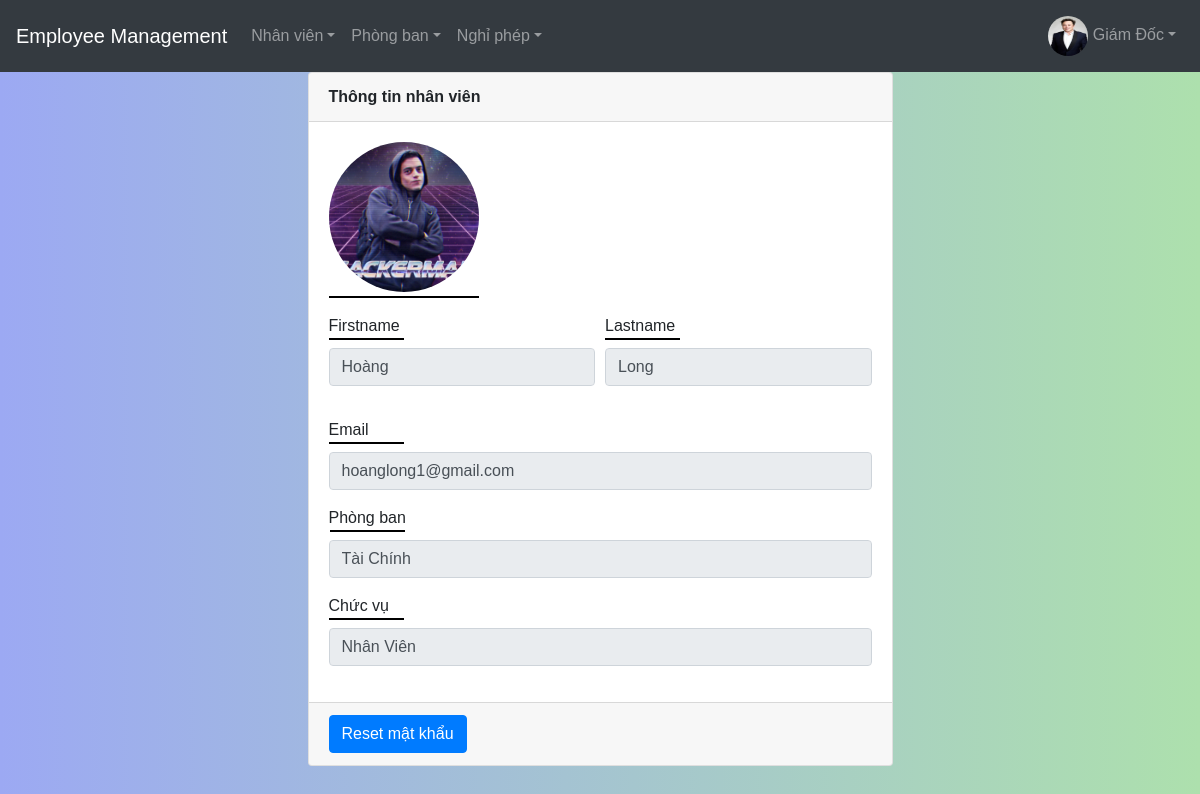
The page /source/employee-profile.php?email=hoanglong1@gmail.com (signed in) on the database its author committed.
### tables this page shows
CREATE TABLE `nhanvien` (
  `userName` varchar(255) NOT NULL,
  `firstName` varchar(255) NOT NULL,
  `lastName` varchar(255) NOT NULL,
  `email` varchar(255) NOT NULL,
  `pwd` varchar(255) NOT NULL,
  `phongBan` varchar(255) NOT NULL,
  `chucVu` varchar(255) NOT NULL,
  `activated` bit(1) DEFAULT b'0',
  `avatar` text NOT NULL
);

### source/employee-profile.php (the view, shortened to what this page needs)
<!DOCTYPE html>
<html lang="en">
<head>
	<link rel="stylesheet" href="https://maxcdn.bootstrapcdn.com/bootstrap/4.5.2/css/bootstrap.min.css">
	<link rel="stylesheet" href="./style.css">
</head>
<body>
    <?php
      require_once('./db/db.php');
      require_once('./nav/admin-nav.php');
      $email = $_GET['email'];
      $sql = "SELECT * from `nhanvien` WHERE `email` = ?";
      $stm = $conn->prepare($sql);
      $stm->bind_param("s", $email);
      if (!$stm->execute()) {
          die('Không tìm thấy' . $stm->error);
      }
      $result = $stm->get_result();
      $data = $result->fetch_assoc();
      $avatar = $data['avatar'];
      $firstName = $data['firstName'];
      $lastName = $data['lastName'];
      $email = $data['email'];
      $chucVu = $data['chucVu'];
      $phongBan = $data['phongBan'];
    ?>
    <div id="my-profile" class="container-fluid">
      <div id="inner">
        <div class="card mx-auto">
            <div class="card-header font-weight-bold font-size-lg">Thông tin nhân viên</div>
            <div class="card-body">
                <form action="">
                    <div class="avatar mb-3">
                        <img src="./<?= $avatar ?>" alt="avatar">
                    </div>
                    <div class="form-group form-row">
                    <div class="form-group col-md-6">
                        <label for="firstname">Firstname</label>
                        <input readonly value="<?= $firstName?>" name="firstname" class="form-control" type="text" placeholder="First name" id="firstname">
                    </div>
                    <div class="form-group col-md-6">
                        <label for="lastname">Lastname</label>
                        <input readonly value="<?= $lastName?>" name="lastname" class="form-control" type="text" placeholder="Last name" id="lastname">
                    </div>
                </div>
                <div class="form-group">
                  <label for="email">Email</label>
                  <input
                    readonly
                    type="email"
                    value="<?= $email ?>"
                    name="email"
                    id="email"
                    class="form-control"
                  />
                </div>
                <div class="form-group">
                  <label for="phongban">Phòng ban</label>
                  <input
                    readonly
                    type="text"
                    value="<?= $phongBan ?>"
                    name="phongban"
                    id="phongban"
                    class="form-control"
                  />
                </div>
                <div class="form-group">
                  <label for="chucvu">Chức vụ</label>
                  <input
                    readonly
                    type="text"
                    value="<?= $chucVu ?>"
                    name="chucvu"
                    id="chucvu"
                    class="form-control"
                  />
                </div>
                    </form>
                </div>
            <div class="card-footer">
                <a href="./process/reset-password.php?email=<?=$data['email']?>"><button onclick="return confirmReset()"; class="btn btn-primary">Reset mật khẩu</button></a>
            </div>
</div>
      </div>
    </div>
</body>
</html>

### source/nav/admin-nav.php (shortened to what this page needs)
<div id="header">
      <?php
        require_once('./db/db.php');
        $email = $_SESSION['email'];
        $sql = "SELECT * from `nhanvien` WHERE `email` = ?";
        $stm = $conn->prepare($sql);
        $stm->bind_param("s", $email);
        if (!$stm->execute()) {
            die('Không tìm thấy' . $stm->error);
        }
        $result = $stm->get_result();
        $data = $result->fetch_assoc();
        $avatar = $data['avatar'];
      ?>
      <nav class="navbar navbar-expand-md bg-dark navbar-dark">
        <a class="navbar-brand" href="./index.php">Employee Management</a>
        <div class="collapse navbar-collapse" id="collapsibleNavbar">
          <ul class="navbar-nav">
            <div class="nav-item dropdown">
              <a href="#" data-toggle="dropdown" class="nav-link dropdown-toggle user-action">Nhân viên</a>
            </div>
            <div class="nav-item dropdown">
              <a href="#" data-toggle="dropdown" class="nav-link dropdown-toggle user-action">Phòng ban</a>
            </div>
            <div class="nav-item dropdown">
              <a href="#" data-toggle="dropdown" class="nav-link dropdown-toggle user-action">Nghỉ phép</a>
            </div>
          </ul>
        </div>
        <div class="navbar-nav ml-auto">
    			<div class="nav-item dropdown">
    				<a href="#" data-toggle="dropdown" class="nav-link dropdown-toggle user-action"><img src="./<?= $avatar ?>" class="avatar" alt="Avatar" style="width: 40px; height: 40px; border-radius: 30px;"> <?= $_SESSION['name']?><b class="caret"></b></a>
    			</div>
    		</div>
      </nav>
    </div>

### source/style.css (style rules this page uses)
* { padding: 0; margin: 0; box-sizing: border-box; font-family: "Poppin", sans-serif; }
body { background-image: linear-gradient( 90deg, rgb(156, 169, 243), rgb(173, 224, 173) ); }
#my-profile #inner .card { width: 50%; margin: 0 auto; }
#my-profile #inner .avatar::after { margin: 4px 0; content: ""; display: block; width: 150px; height: 2px; background: #000; }
#my-profile img { width: 150px; height: 150px; border-radius: 50%; }
#my-profile #inner label::after { margin: auto; content: ""; display: block; width: 75px; height: 2px; background: #000; }

### rows shown on the page
nhanvien: avatar (picture)
nhanvien: avatar (picture), firstname "Hoàng", lastname "Long", email "hoanglong1@gmail.com", phongban "Tài Chính", chucvu "Nhân Viên"

### other values the page prints
$_SESSION['name'] "Giám Đốc"
